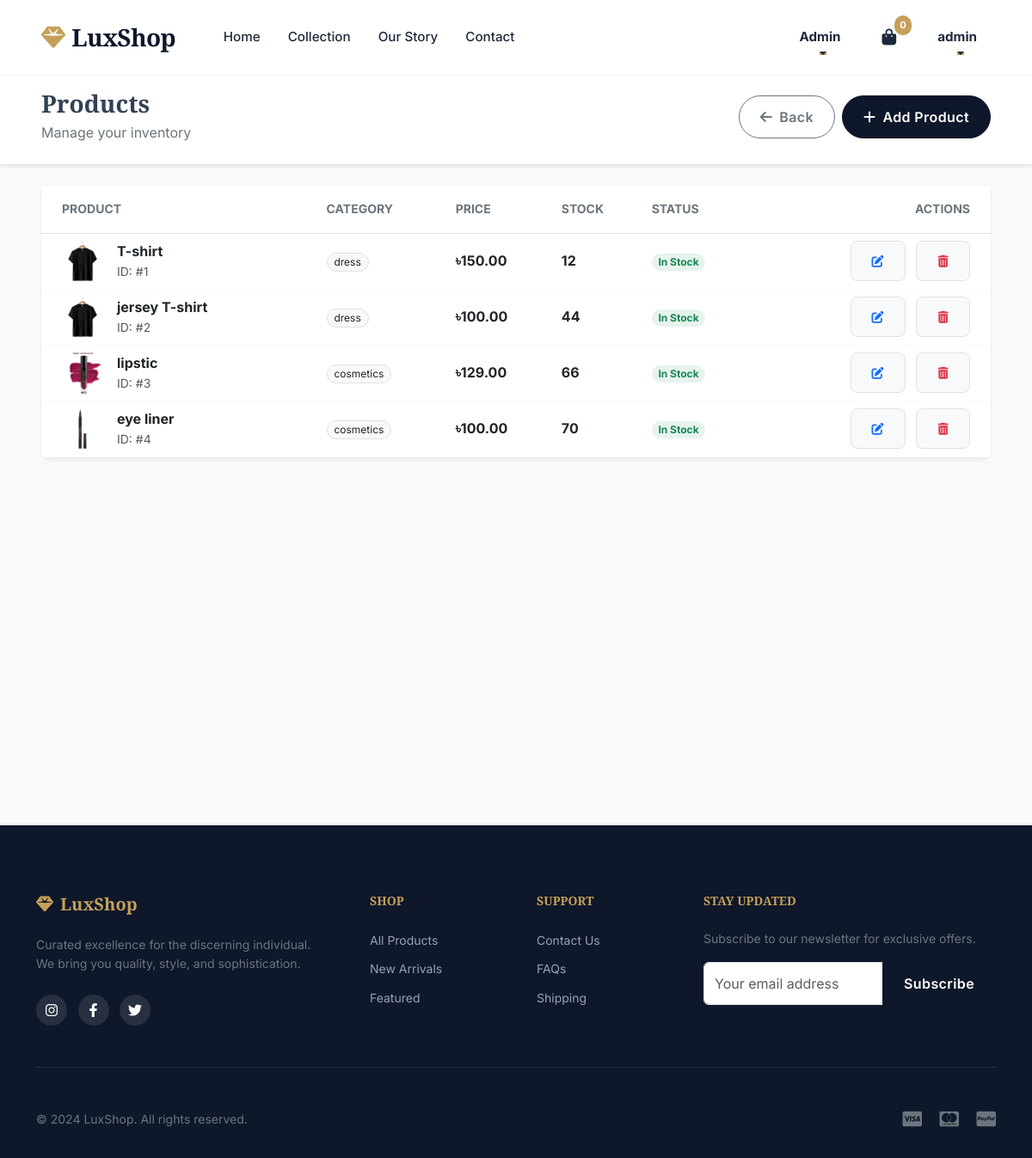
Page /admin-panel/products/ (signed in) on the earlier database version.
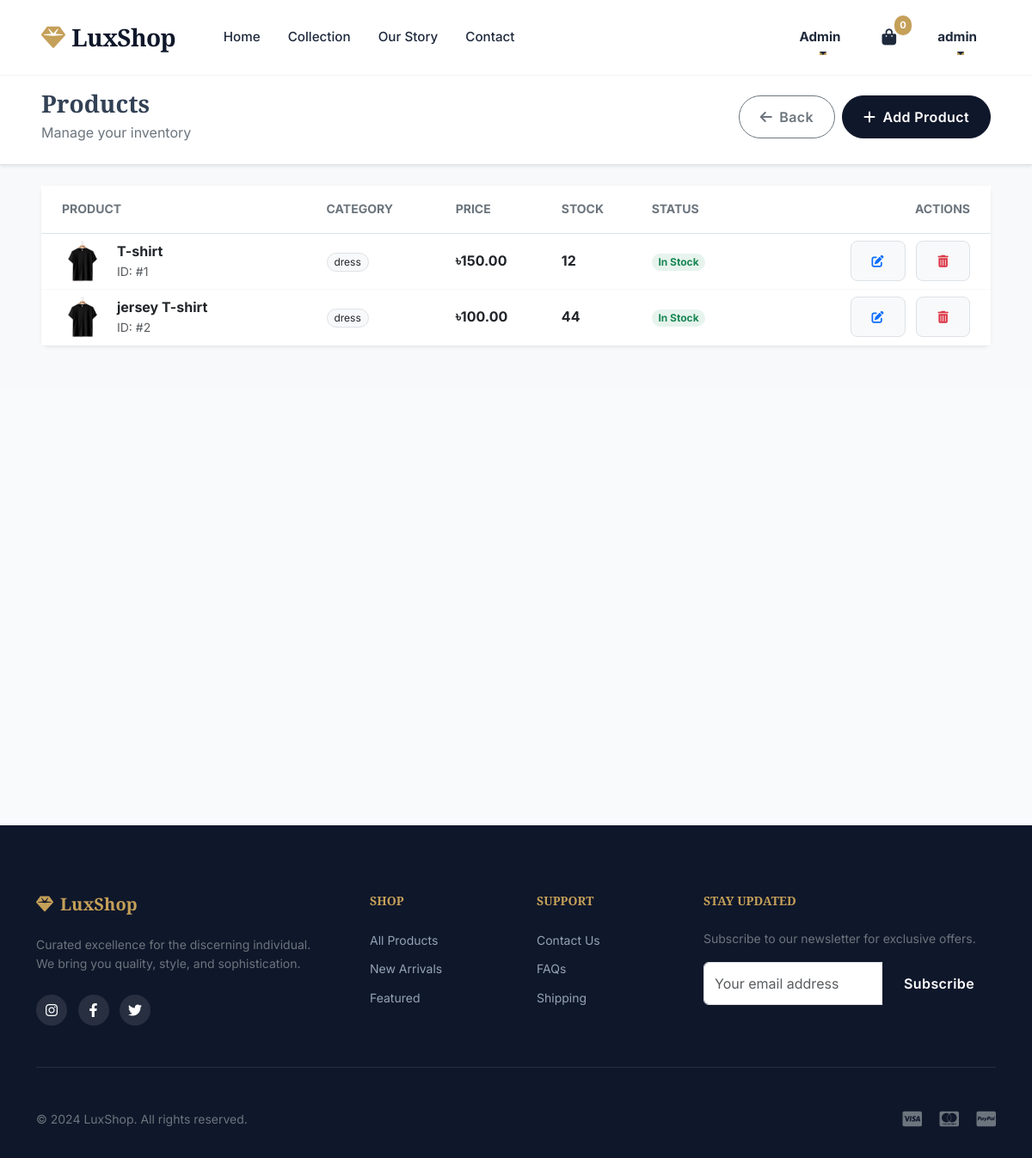
Same page on the later database version.
### myapp/models.py (models this page shows, shortened)
class Product(models.Model):
    name = models.CharField(max_length=200)
    description = models.TextField()
    price = models.DecimalField(max_digits=10, decimal_places=2)
    stock = models.PositiveIntegerField(default=0)
    category = models.ForeignKey(Category, on_delete=models.CASCADE)
    image = models.ImageField(upload_to='products/', blank=True, null=True)
    created_at = models.DateTimeField(auto_now_add=True)
    updated_at = models.DateTimeField(auto_now=True)

class Category(models.Model):
    name = models.CharField(max_length=100)
    description = models.TextField(blank=True)
    image = models.ImageField(upload_to='categories/', blank=True, null=True)
    created_at = models.DateTimeField(auto_now_add=True)

### myapp/views.py (the view)
# urls.py: path('admin-panel/products/', views.admin_products, name='admin_products'),
@admin_required
def admin_products(request):
    products = Product.objects.select_related('category').all()
    paginator = Paginator(products, 20)
    page_number = request.GET.get('page')
    page_obj = paginator.get_page(page_number)
    return render(request, 'admin/products.html', {'page_obj': page_obj})

### myapp/views.py (called while the page is built)
def admin_required(view_func):
    @wraps(view_func)
    def _wrapped_view(request, *args, **kwargs):
        if not request.user.is_authenticated or request.user.userprofile.role != 'admin':
            messages.error(request, 'Access denied. Admin privileges required.')
            return redirect('home')
        return view_func(request, *args, **kwargs)
    return _wrapped_view

### myapp/templates/admin/products.html (shortened to what the changed rows need)
{% extends 'base.html' %}
{% load static %}
{% block content %}
<div class="bg-light pb-5">
    <div class="bg-white border-bottom py-4 mb-4 shadow-sm">
        <div class="container-fluid px-lg-5">
            <div class="d-flex justify-content-between align-items-center">
                <div>
                    <h1 class="h3 fw-bold mb-1">Products</h1>
                </div>
            </div>
        </div>
    </div>
    <div class="container-fluid px-lg-5">
        <div class="card border-0 shadow-sm rounded-3">
            <div class="card-body p-0">
                <div class="table-responsive">
                    <table class="table align-middle mb-0">
                        <thead class="bg-light">
                            <tr>
                                <th class="ps-4 py-3 text-secondary small fw-bold text-uppercase">Product</th>
                                <th class="py-3 text-secondary small fw-bold text-uppercase">Category</th>
                                <th class="py-3 text-secondary small fw-bold text-uppercase">Price</th>
                                <th class="py-3 text-secondary small fw-bold text-uppercase">Stock</th>
                                <th class="py-3 text-secondary small fw-bold text-uppercase">Status</th>
                                <th class="py-3 pe-4 text-end text-secondary small fw-bold text-uppercase">Actions</th>
                            </tr>
                        </thead>
                        <tbody>
                            {% for product in page_obj %}
                            <tr class="hover-bg-light border-bottom border-light">
                                <td class="ps-4">
                                    <div class="d-flex align-items-center">
                                        {% if product.image %}
                                            <img src="{{ product.image.url }}"
                                                 class="rounded-3 me-3 object-fit-cover"
                                                 width="48" height="48"
                                                 alt="{{ product.name }}">
                                        {% else %}
                                            <div class="bg-light rounded-3 me-3 d-flex align-items-center justify-content-center text-muted"
                                                 style="width:48px;height:48px;">
                                                <i class="fas fa-image"></i>
                                            </div>
                                        {% endif %}
                                        <div>
                                            <div class="fw-bold">{{ product.name }}</div>
                                            <div class="small text-muted">ID: #{{ product.id }}</div>
                                        </div>
                                    </div>
                                </td>
                                <td>
                                    {% if product.category %}
                                        <span class="badge bg-light text-dark border rounded-pill fw-normal">
                                            {{ product.category.name }}
                                        </span>
                                    {% else %}
                                        <span class="text-muted small">No category</span>
                                    {% endif %}
                                </td>
                                <td class="fw-bold">৳{{ product.price }}</td>
                                <td>
                                    <span class="fw-bold {% if product.stock < 5 %}text-danger{% endif %}">
                                        {{ product.stock }}
                                    </span>
                                </td>
                                <td>
                                    {% if product.stock > 0 %}
                                        <span class="badge bg-success bg-opacity-10 text-success rounded-pill">
                                            In Stock
                                        </span>
                                    {% else %}
                                        <span class="badge bg-danger bg-opacity-10 text-danger rounded-pill">
                                            Out of Stock
                                        </span>
                                    {% endif %}
                                </td>
                                <td class="text-end pe-4">
                                    <a href="{% url 'edit_product' product.id %}"
                                       class="btn btn-sm btn-light text-primary border me-2">
                                        <i class="fas fa-edit"></i>
                                    </a>
                                    <form action="{% url 'delete_product' product.id %}"
                                          method="post"
                                          class="d-inline">
                                        <button type="submit"
                                                class="btn btn-sm btn-light text-danger border"
                                                onclick="return confirm('Are you sure?');">
                                            <i class="fas fa-trash-alt"></i>
                                        </button>
                                    </form>
                                </td>
                            </tr>
                            {% endfor %}
                        </tbody>
                    </table>
                </div>
            </div>
        </div>
    </div>
</div>
{% endblock %}

Differences in the rows shown:
removed Product: image (picture), name "lipstic", id "3", category.name "cosmetics", price "129.00", stock "66", shows "In Stock"
removed Product: image (picture), name "eye liner", id "4", category.name "cosmetics", price "100.00", stock "70", shows "In Stock"
